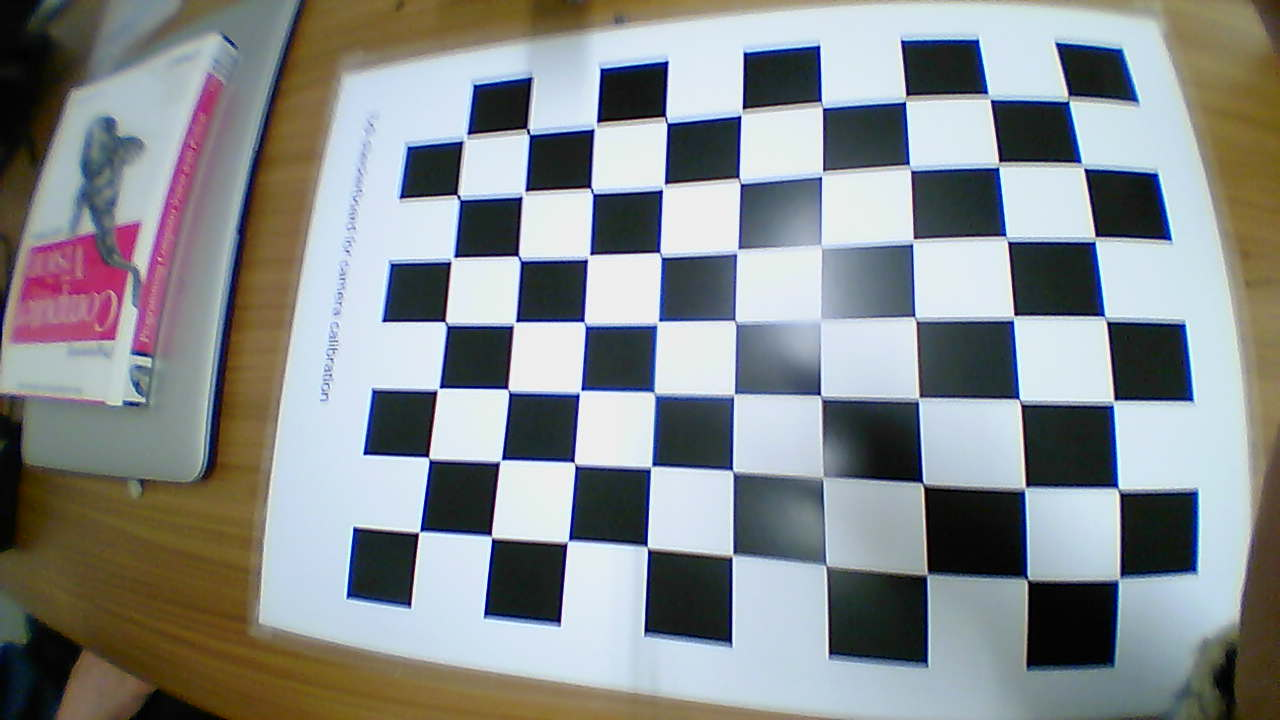
#> input picture fisheye-camera-calibration-images/Image1.png, 1280 x 720 px, given in place of the camera
$ python seeBoxes.py
#> lines starting #> are read from the running program, lines starting #| are printed output that depends on the picture; after the words box and inside, x2 and y2 are one past the last pixel; in counts of white or black regions, pixels touching at a corner belong together
import cv2 as cv
import numpy as np
import time


cam = cv.VideoCapture(0)

cam.set(3,1280)
cam.set(4,720)


while True:
    ret, frame = cam.read()
#> frame is the input picture: shape (720, 1280, 3); mean B, G, R 140.8, 139.3, 135
    hsv_frame = cv.cvtColor(frame,cv.COLOR_BGR2HSV_FULL) #
#> hsv_frame: shape (720, 1280, 3); mean H, S, V 114.5, 67.7, 153.3
    cv.imshow("Color Frames", (frame))

    lb = np.array([156, 50,50])
    ub = np.array([184,255,255])
    maskBlue = cv.inRange(hsv_frame,lb, ub)
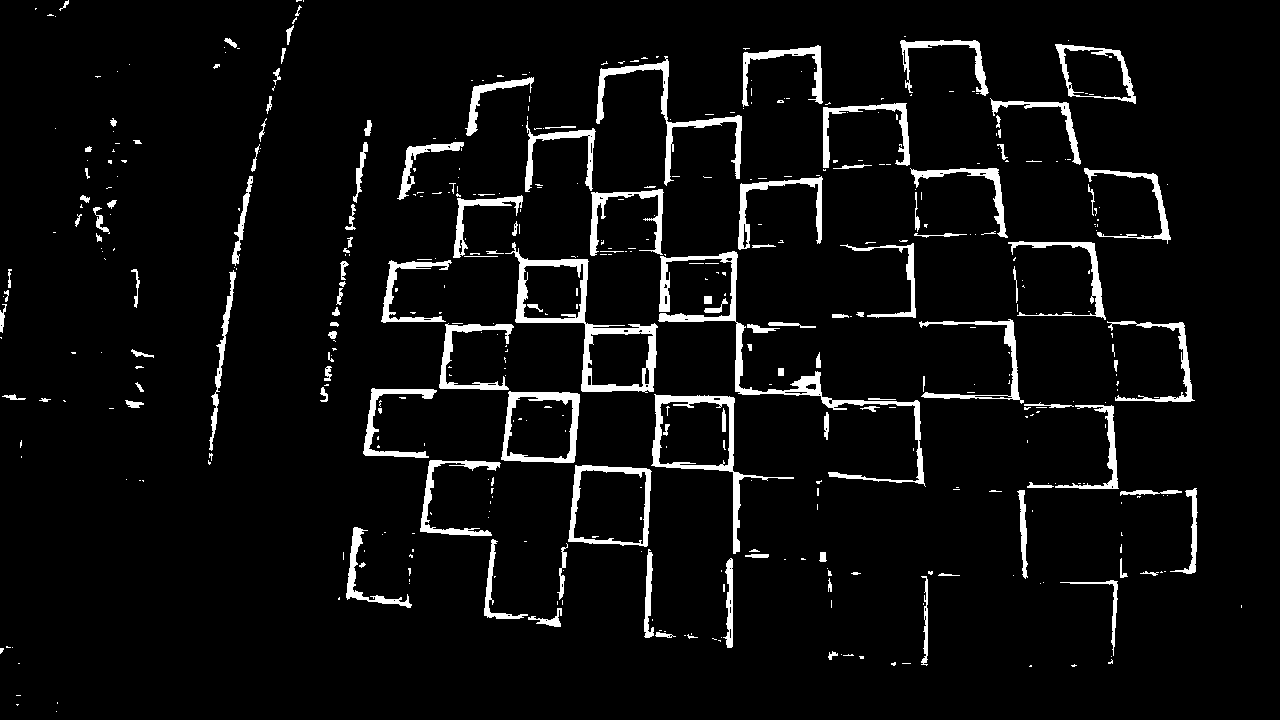
#> maskBlue: shape (720, 1280); 5.4% white; 464 white regions (332 under 20 px), largest, box (x1, y1, x2, y2) and area: (658, 251, 926, 487) 3883, (505, 242, 658, 393) 3511, (651, 394, 794, 554) 2376
    blu = cv.bitwise_and(frame,frame,mask=maskBlue)
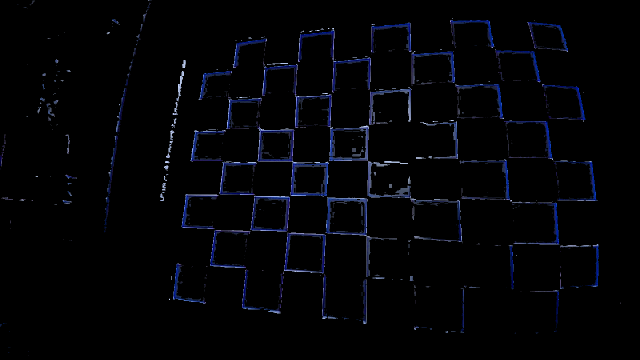
#> blu: shape (720, 1280, 3) (shown at 1/2 size); mean B, G, R 6.3, 3.3, 2.6

    lrz = np.array([0, 50,50])
    lr = np.array([14, 255,255])
    ur = np.array([241,50,50])
    urf = np.array([255, 255,255])
    maskRedLower = cv.inRange(hsv_frame,lrz, lr)
#> maskRedLower: shape (720, 1280); 0.2% white in thin lines or dots
    maskRedUpper=  cv.inRange(hsv_frame,ur, urf)
#> maskRedUpper: shape (720, 1280); 0.31% white; 171 white regions (145 under 20 px), largest, box (x1, y1, x2, y2) and area: (12, 296, 54, 331) 401, (48, 248, 83, 278) 299, (80, 317, 104, 336) 185
    maskRed = cv.bitwise_or(maskRedLower, maskRedUpper)
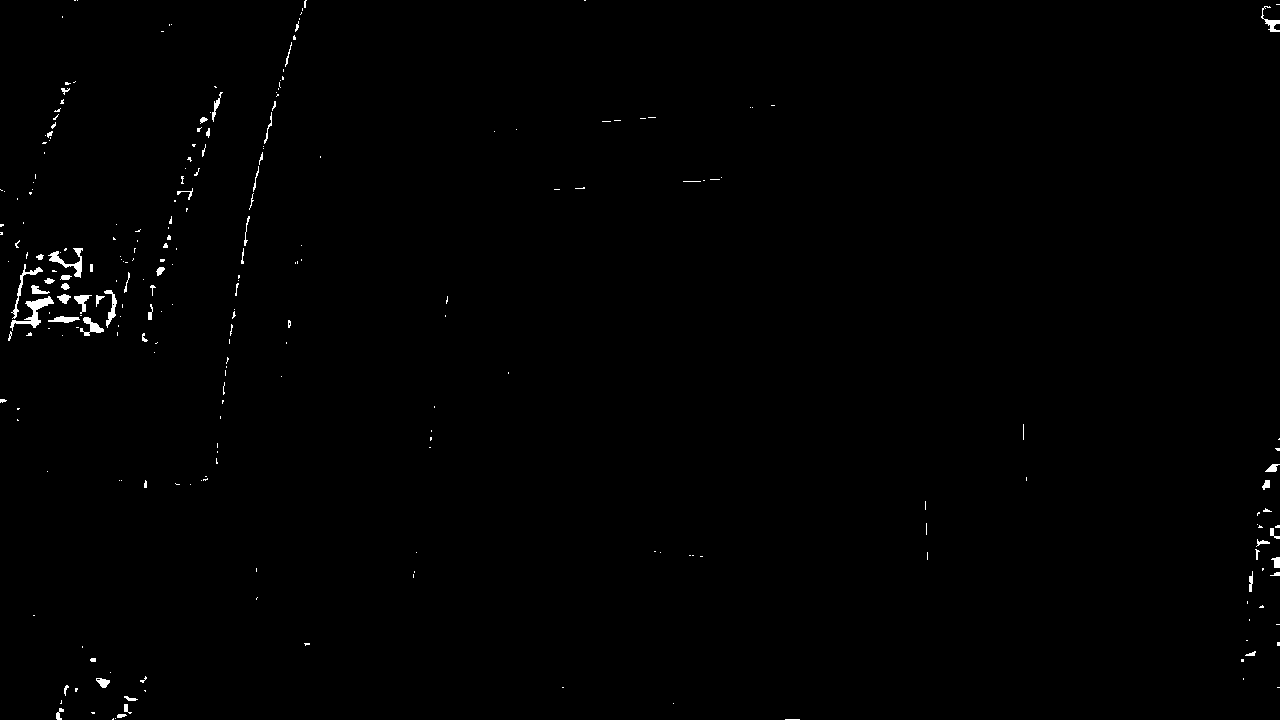
#> maskRed: shape (720, 1280); 0.51% white; 250 white regions (193 under 20 px), largest, box (x1, y1, x2, y2) and area: (10, 296, 54, 331) 415, (48, 248, 83, 278) 299, (11, 264, 43, 319) 218
    red = cv.bitwise_and(frame,frame,mask=maskRed)

    lg = np.array([70, 50,50])
    ug = np.array([100,255,255])
    maskGreen = cv.inRange(hsv_frame,lg, ug)
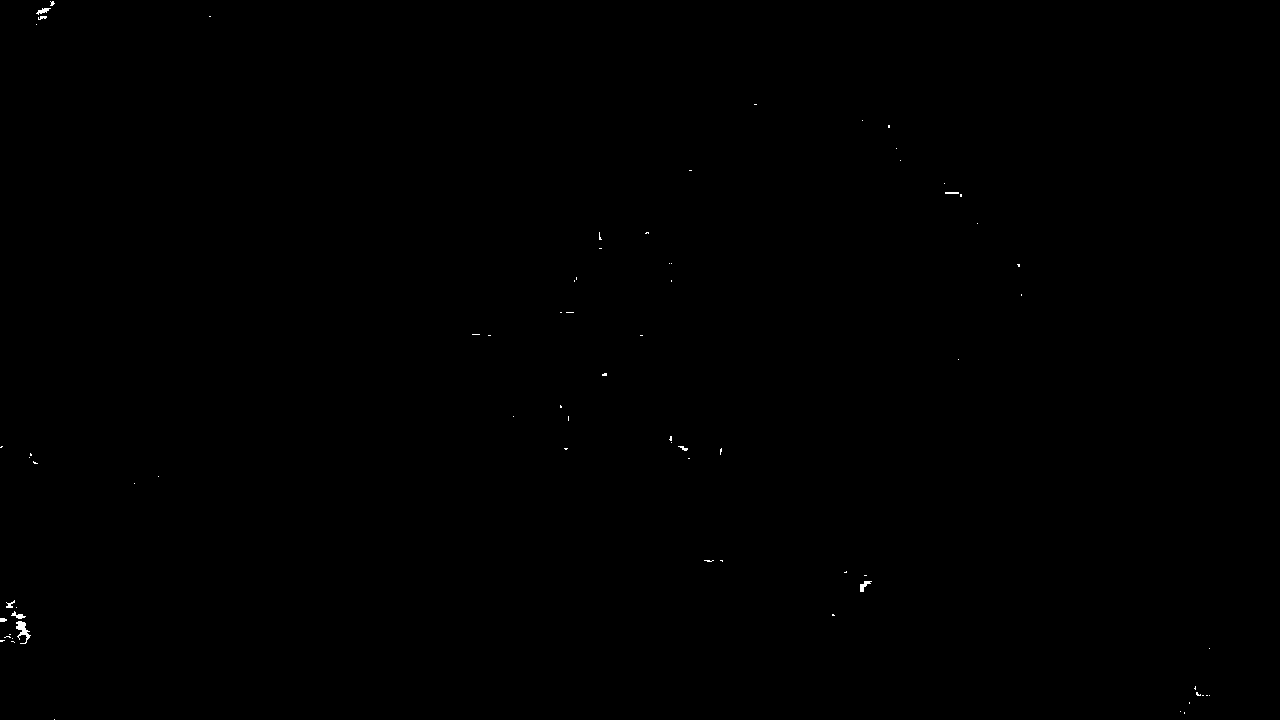
#> maskGreen: shape (720, 1280); 0.08% white; 73 white regions (64 under 20 px), largest, box (x1, y1, x2, y2) and area: (16, 621, 31, 644) 149, (860, 581, 872, 592) 61, (11, 611, 26, 619) 51
    grn = cv.bitwise_and(frame,frame,mask=maskGreen)

    # cv.imshow("Logic Frames", (np.logical_and(hsv_frame[:,:,1]>110 , hsv_frame[:,:,1]<150)).astype('float'))
    cv.imshow("Red", red)
    cv.imshow("Green", grn)
    cv.imshow("Blue", blu)
    wk = cv.waitKey(1)
#> (key Esc is pressed here)
    if wk != -1:
        print(wk)
        if wk == 1048608:
            print(("hsv:", hsv_frame[320, 240,0]))
            print(("rgb:", frame[320, 240]))
    if wk == 1048689:
        break


cv.imwrite("green.jpg", grn)
cv.destroyAllWindows()

$ run again, on fisheye-camera-calibration-images/Image2.png
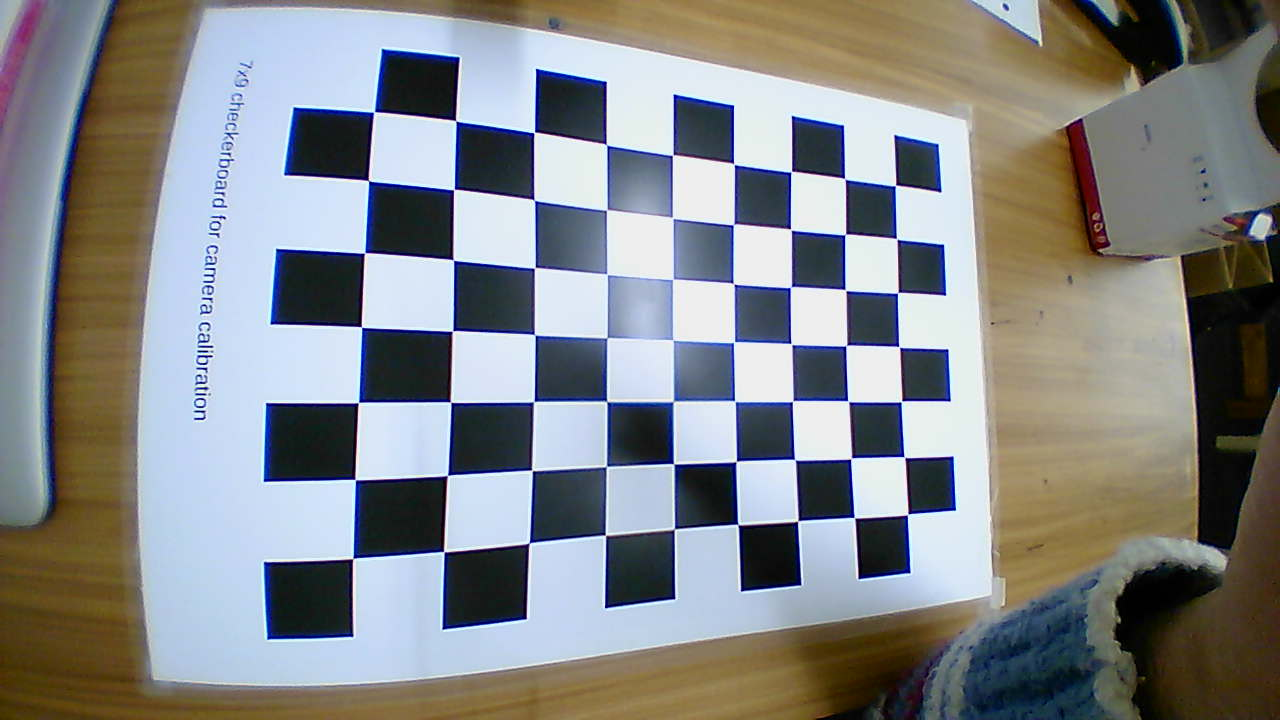
#> input picture fisheye-camera-calibration-images/Image2.png, 1280 x 720 px, given in place of the camera
#> frame is the input picture: shape (720, 1280, 3); mean B, G, R 135.9, 134.4, 132
#> hsv_frame: shape (720, 1280, 3); mean H, S, V 103.6, 79.9, 152.4
#> `maskBlue = cv.inRange(hsv_frame,lb, ub)`:
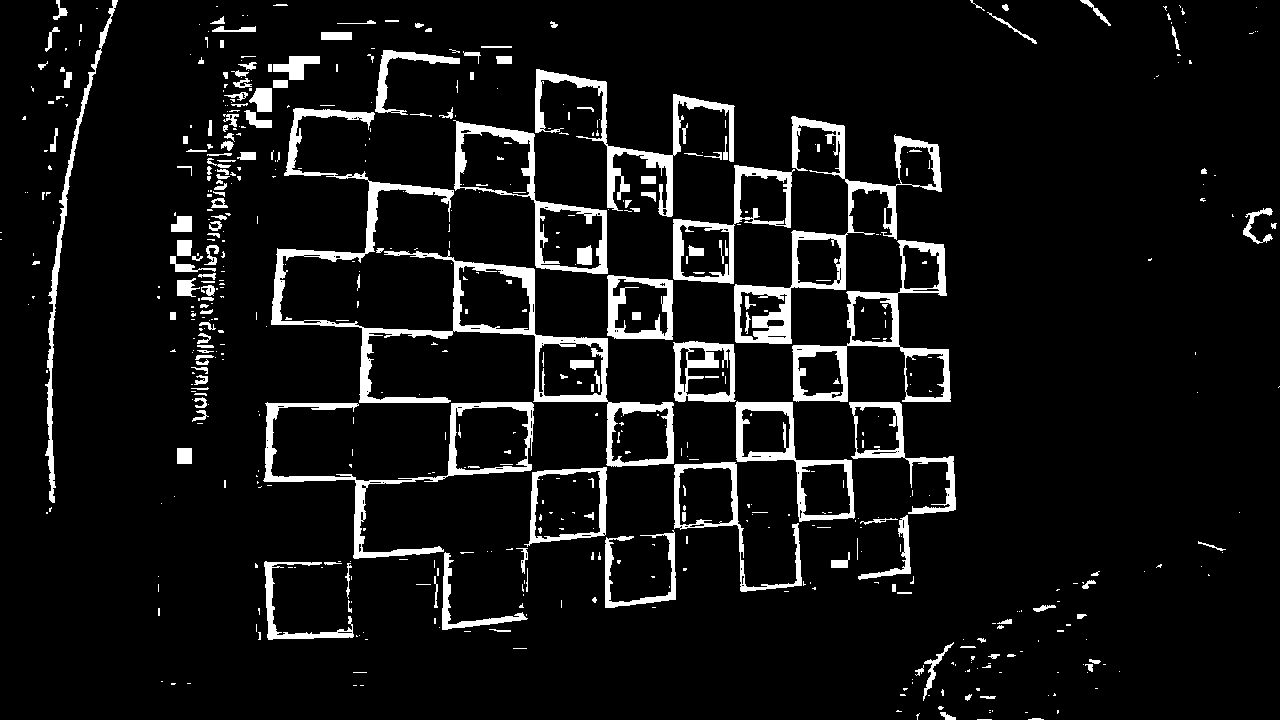
#> maskBlue: shape (720, 1280); 7.6% white; 585 white regions (404 under 20 px), largest, box (x1, y1, x2, y2) and area: (271, 108, 674, 467) 11304, (734, 116, 942, 344) 6300, (263, 402, 534, 559) 4627
#> maskRedLower: shape (720, 1280); 0.36% white; 250 white regions (215 under 20 px), largest, box (x1, y1, x2, y2) and area: (1069, 128, 1100, 220) 614, (1090, 224, 1104, 248) 185, (1262, 490, 1280, 505) 180
#> maskRedUpper: shape (720, 1280); 0.13% white; 115 white regions (109 under 20 px), largest, box (x1, y1, x2, y2) and area: (1069, 126, 1101, 216) 579, (1088, 216, 1101, 229) 65, (1098, 227, 1108, 247) 53, (1233, 218, 1247, 227) 38, (1101, 254, 1126, 257) 38, (938, 640, 948, 648) 25
#> `maskRed = cv.bitwise_or(maskRedLower, maskRedUpper)`:
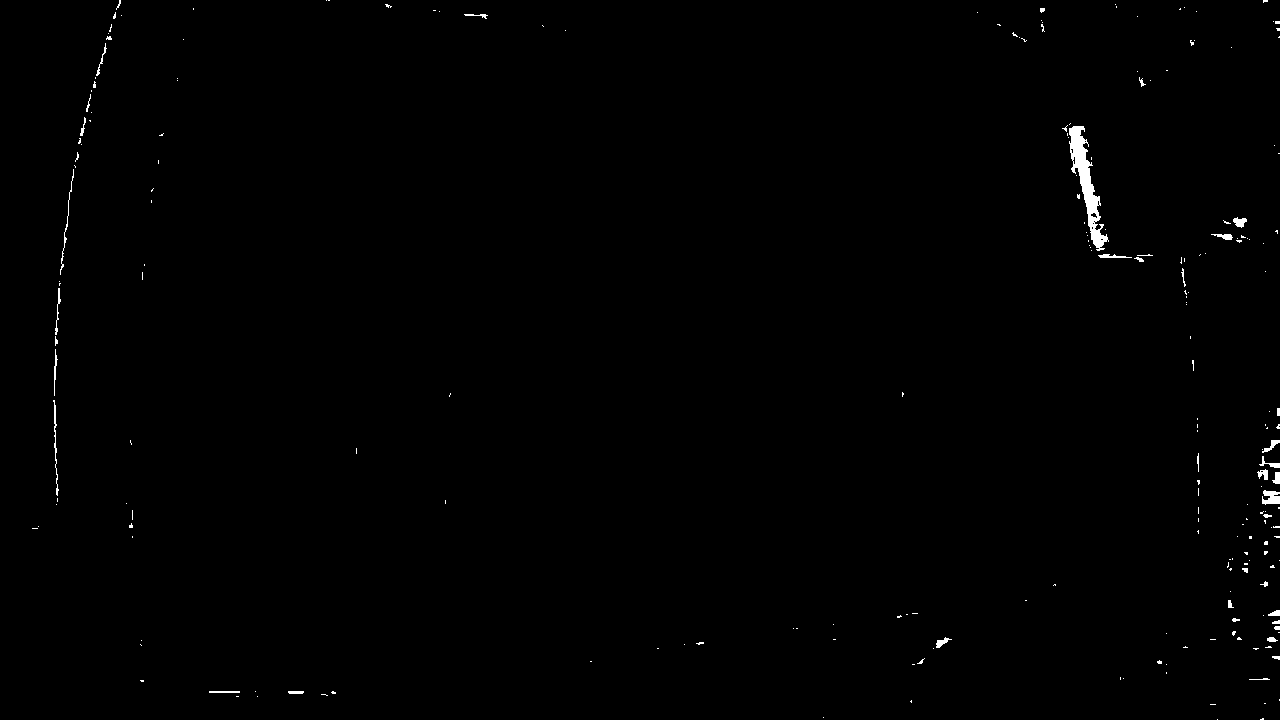
#> maskRed: shape (720, 1280); 0.49% white; 231 white regions (194 under 20 px), largest, box (x1, y1, x2, y2) and area: (1069, 126, 1109, 251) 1559, (1262, 490, 1280, 505) 195, (53, 400, 59, 496) 149
#> maskGreen: shape (720, 1280); 0.02% white in thin lines or dots
